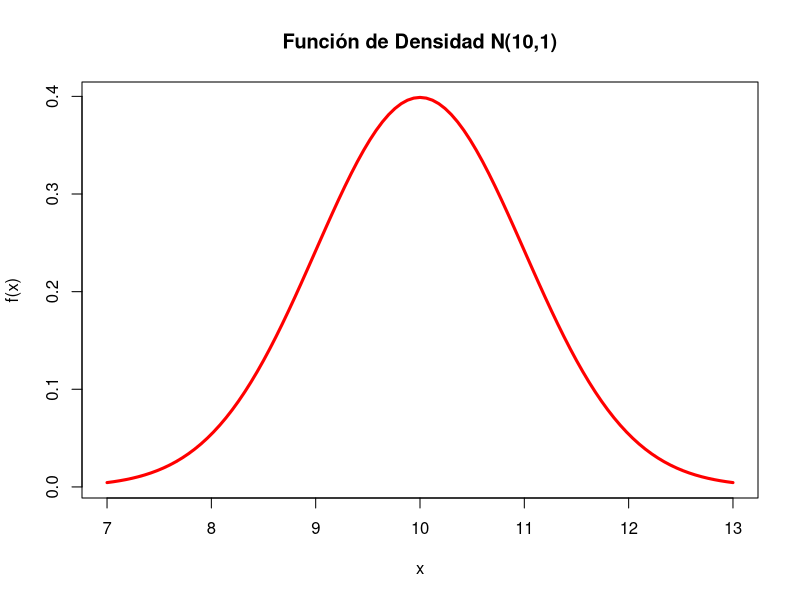

Reproduce this figure in R.
## ---- chunk 1
knitr::opts_chunk$set(echo = TRUE)
## ---- chunk 2
x<-rnorm(200, mean= 10, sd=1)
x
## ---- chunk 3
curve(dnorm(x,10,1), from = 7, to = 13, col="red",lwd=3,
      xlab="x",ylab="f(x)",main="Función de Densidad N(10,1)")
